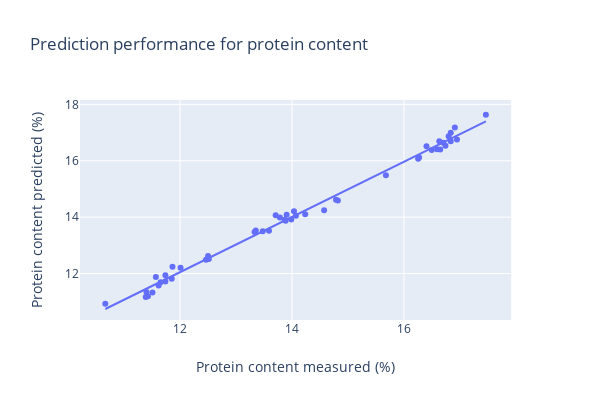

The notebook cell saved with this chart:
### Markdown cell above
Sans suppression 
N comp:  7
R2:  0.9805049598710649
RMSE train:  0.27595271220778406
RMSE test:  0.29009266827183483

1e boucle
N comp:  7
R2:  0.9831982207456885
RMSE train:  0.2561829589026026
RMSE test:  0.2708269216645377

2e boucle
N comp:  6
R2:  0.9849831044939732
RMSE train:  0.24219360940939957
RMSE test:  0.24730487643536805

3e
N comp:  9
R2:  0.9872025093580399
RMSE train:  0.22358105982604698
RMSE test:  0.24924251365465772

4e
N comp:  6
R2:  0.9871519526637231
RMSE train:  0.2240222548198685
RMSE test:  0.2706374693677986


Derive

1e boucle
N comp:  7
R2:  0.8443729298212104
RMSE train:  0.7796778041725819
RMSE test:  1.083202000891111

2e
N comp:  13
R2:  0.9101503934267089
RMSE train:  0.5924213344224807
RMSE test:  1.0363557918297595

3e
N comp:  8
R2:  0.9395854758358158
RMSE train:  0.48578408187061634
RMSE test:  1.060057150000316

4e
N comp:  11
R2:  0.9714393086793586
RMSE train:  0.3340080684002813
RMSE test:  1.0016505154741253

5e
N comp:  9
R2:  0.9798866100697079
RMSE train:  0.28029492643100534
RMSE test:  1.0098700715421522


#SNV

N comp:  8
R2:  0.9845619593655333
RMSE train:  0.2542550817211081
RMSE test:  0.22318440525892122

N comp:  8
R2:  0.9883433226181755
RMSE train:  0.22093317833785509
RMSE test:  0.201607787570438

N comp:  8
R2:  0.988921366527693
RMSE train:  0.21538559242737057
RMSE test:  0.19260607186134462

N comp:  8
R2:  0.9895243700304294
RMSE train:  0.20944192779975856
RMSE test:  0.19678730656074378

N comp:  8
R2:  0.9925122082001334
RMSE train:  0.17707221994772723
RMSE test:  0.19580215924773092

N comp:  8
R2:  0.9917799074532182
RMSE train:  0.1855290434741453
RMSE test:  0.22682561777188678









N comp:  8
R2:  0.9916223155864788
RMSE train:  0.18729903947888898
RMSE test:  0.23294941574822697

N comp:  8
R2:  0.9934466069265414
RMSE train:  0.16565580559936982
RMSE test:  0.2606671582280617

N comp:  8
R2:  0.9922277228893237
RMSE train:  0.18040463450474412
RMSE test:  0.26607241270279025

### Code cell
import plotly.express as px

df_pred = pd.DataFrame()
df_pred['y_ref_train'] = y_train_oleo
df_pred['y_pred_train'] = y_cv
fig = px.scatter(df_pred, x="y_ref_train", y="y_pred_train", trendline="ols", title="Prediction performance for protein content ",
                 labels={
                     "y_ref_train": "Protein content measured (%)",
                     "y_pred_train": "Protein content predicted (%)",

                 },width=600, height=400)
fig.show()
